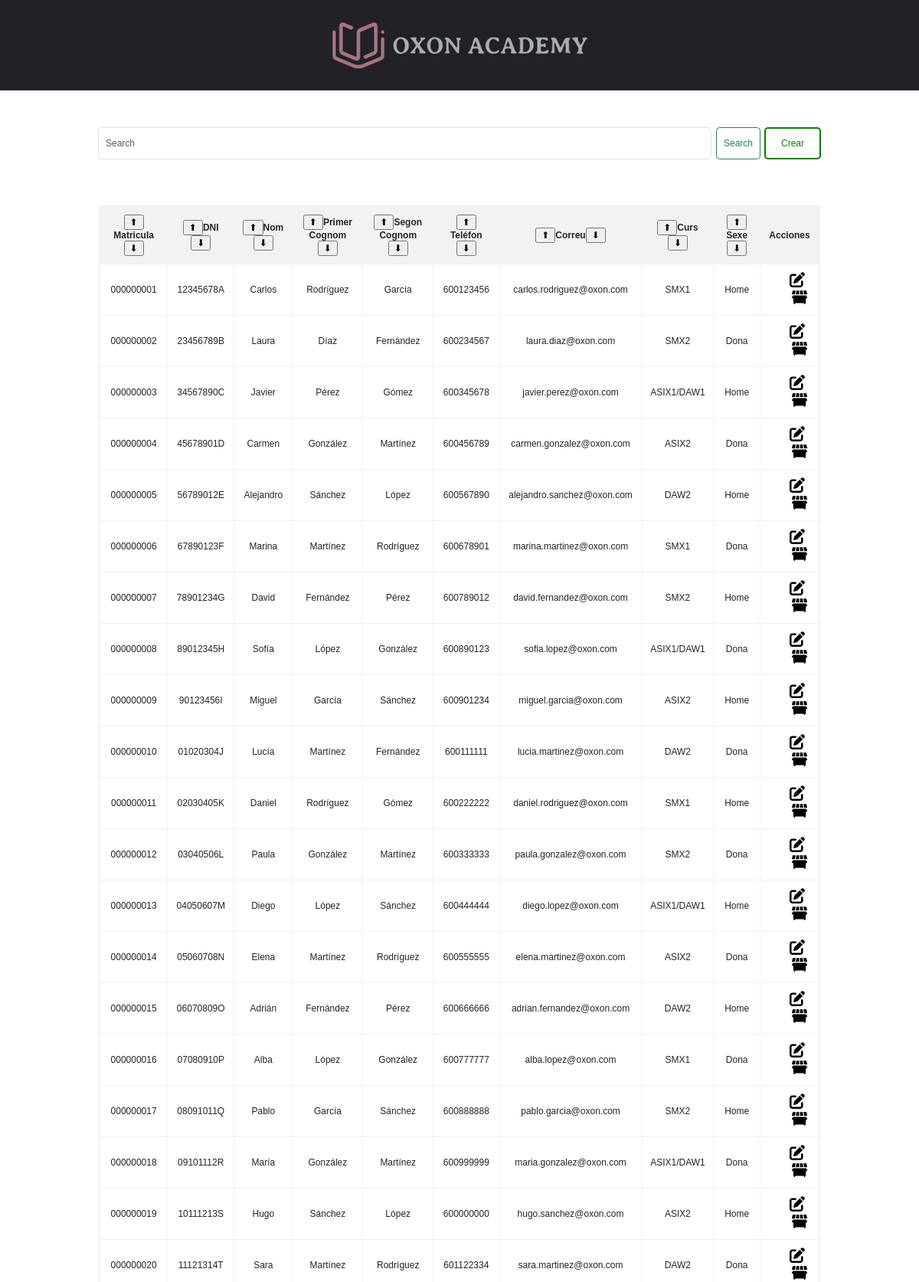
The app's page /WEB/crud.php (upper part) with its own data.
### tables this page shows
CREATE TABLE tbl_alumnes(
  Matricula_alumne CHAR(9) NOT NULL PRIMARY KEY,
  DNI_alumne CHAR(9) NOT NULL,
  Nom_alumne VARCHAR(30) NULL,
  Primer_Cognom_alumne VARCHAR(60) NOT NULL,
  Segon_Cognom_alumne VARCHAR(60) NOT NULL,
  Telefon_alumne CHAR(9) NOT NULL,
  Correu_alumne VARCHAR(50) NOT NULL,
  Sexe_alumne ENUM('Home','Dona','No binari') NOT NULL,
  FK_ID_curs INT NOT NULL
);

CREATE TABLE tbl_curs(
  ID_curs INT NOT NULL AUTO_INCREMENT PRIMARY KEY,
  Nom_curs varchar(50) NOT NULL,
  Desc_curs varchar(200) NOT NULL,
  Horari_curs ENUM('Matí', 'Tarda') NOT NULL,
  Num_alumnes smallint NOT NULL,
  Data_inici DATE NULL,
  Data_final DATE NULL
);

### WEB/crud.php (the view, shortened to what this page needs)
<?php
require_once 'conexion.php';
try {
    $resultados = [];
    if (isset($_POST['Matricula_asc'])) {
        $consulta = $conn->query("SELECT alu.Matricula_alumne, alu.DNI_alumne, alu.Nom_alumne, alu.Primer_Cognom_alumne, alu.Segon_Cognom_alumne, alu.Telefon_alumne, alu.Correu_alumne, alu.Sexe_alumne, c.Nom_curs
        FROM tbl_alumnes alu
        INNER JOIN tbl_curs c
        ON alu.FK_ID_curs = c.ID_curs
        ORDER BY alu.Matricula_alumne ASC;");
        $resultados = $consulta->fetchAll();
    } else {
        $consulta = $conn->query("SELECT alu.Matricula_alumne, alu.DNI_alumne, alu.Nom_alumne, alu.Primer_Cognom_alumne, alu.Segon_Cognom_alumne, alu.Telefon_alumne, alu.Correu_alumne, alu.Sexe_alumne, c.Nom_curs
        FROM tbl_alumnes alu
        INNER JOIN tbl_curs c
        ON alu.FK_ID_curs = c.ID_curs
        ORDER BY alu.Matricula_alumne ASC;");
        $resultados = $consulta->fetchAll();
    }
} catch (PDOException $e) {
    echo "¡Algo falla!<br><br>";
    echo "Error: " . $e->getMessage();
}
?>
<head>
    <link href="https://cdn.jsdelivr.net/npm/bootstrap@5.3.3/dist/css/bootstrap.min.css" rel="stylesheet">
    <link rel="stylesheet" href="./css/style.css" type="text/css">
</head>
<header>
    <img src="./img/logoextendido.png" alt="">
</header>
<body class="CRUD">
    <br>
    <div class="contenedor">
        <br>
        <div class="separacambioprofe">
            <h2>CRUD ALUMNES</h2>
            <a class="button_c" href="./crud_profes.php">Cambiar a professors</a>
        </div>
        <div class="create-button">
                <nav>
                <div>
                    <form class="d-flex" role="search">
                        <input class="form-control me-2" type="search" placeholder="Search" aria-label="Search">
                        <button class="btn btn-outline-success" type="submit">Search</button>
                        <a class="button_c" href="formularios/alumne/formcrearAlumne.php">Crear</a>
                    </form>
                </div>
            </nav>
        </div>
    </div>
    <div class="container">
        <table>
            <form action="" method="post">
                <thead class="thead">
                    <tr>
                        <th><input type="submit" value="⬆" name="Matricula_asc">Matricula<input type="submit" value="⬇" name="Matricula_desc"></th>
                        <th><input type="submit" value="⬆" name="DNI_asc">DNI<input type="submit" value="⬇" name="DNI_desc"></th>
                        <th><input type="submit" value="⬆" name="Nom_alumnes_asc">Nom<input type="submit" value="⬇" name="Nom_alumnes_desc"></th>
                        <th><input type="submit" value="⬆" name="Primer_cognom_alumne_asc">Primer Cognom<input type="submit" value="⬇" name="Primer_cognom_alumne_desc"></th>
                        <th><input type="submit" value="⬆" name="Segon_cognom_alumne_asc">Segon Cognom<input type="submit" value="⬇" name="Segon_cognom_alumne_desc"></th>
                        <th><input type="submit" value="⬆" name="Telefon_alumne_asc">Teléfon<input type="submit" value="⬇" name="Telefon_alumne_desc"></th>
                        <th><input type="submit" value="⬆" name="Correu_alumne_asc">Correu<input type="submit" value="⬇" name="Correu_alumne_desc"></th>
                        <th><input type="submit" value="⬆" name="Curs_alumne_asc">Curs<input type="submit" value="⬇" name="Curs_alumne_desc"></th>
                        <th><input type="submit" value="⬆" name="Sexe_alumne_asc">Sexe<input type="submit" value="⬇" name="Sexe_alumne_desc"></th>
                        <th>Acciones</th>
                    </tr>
                </thead>
            </form>
            <tbody>
                <?php
                    foreach ($resultados as $posicion => $columna) {
                        echo "<tr>";
                            echo "<td>" . $columna['Matricula_alumne'] . "</td>";
                            echo "<td>" . $columna['DNI_alumne'] . "</td>";
                            echo "<td>" . $columna['Nom_alumne'] . "</td>";
                            echo "<td>" . $columna['Primer_Cognom_alumne'] . "</td>";
                            echo "<td>" . $columna['Segon_Cognom_alumne'] . "</td>";
                            echo "<td>" . $columna['Telefon_alumne'] . "</td>";
                            echo "<td>" . $columna['Correu_alumne'] . "</td>";
                            echo "<td>" . $columna['Nom_curs'] . "</td>";
                            echo "<td>" . $columna['Sexe_alumne'] . "</td>";
                            echo "<td>";
                            echo "<a href='formularios/alumne/formeditarAlumne.php?ID=" . $columna['Matricula_alumne'] . "' class='button_e'>";
                                echo "<div class='image-container'>";
                                    echo "<img src='./img/pen-to-square-solid.png' alt='Imagen Default' class='image image-default'>";
                                echo "</div>";
                            echo "</a>";
                            echo "<a href='acciones/eliminar.php?ID=" . $columna['Matricula_alumne'] . "' class='button_b'>";
                                echo "<div class='image-container'>";
                                    echo "<img src='./img/dumpster-solid.png' alt='Imagen Default' class='image image-default'>";
                                echo "</div>";
                            echo "</a>";
                            echo "</td>";
                        echo "<tr>";
                    }
                ?>
            </tbody>
        </table>
    </div>
</body>

### WEB/css/style.css (style rules this page uses)
* { font-size: 12px; }
body { margin: 0%; }
header { background-color: #232128; text-align: center; margin: 0; position: fixed; width: 100%; }
.CRUD { font-family: Arial, sans-serif; }
.container { width: 100vw; max-width: 80vw; max-height: 63vh; background-color: #fff; overflow-y: auto; }
.contenedor { width: 100vw; max-width: 82vw; margin: 0 auto; padding: 20px; }
h2 { text-align: center; margin-bottom: 20px; }
.container table th, .container table td { text-align: center; align-items: center; }
.separacambioprofe { display: flex; align-items: center; text-align: center; padding-left: 36%; }
.separacambioprofe>a { width: 20%; margin-left: 37%; }
table { width: 100%; border-collapse: collapse; margin-top: 20px; border: 2px solid #f2f2f2; overflow-y: auto; }
thead { position: sticky; top: -1; z-index: 9999; }
th, td { padding: 10px; border-bottom: 1px solid #ddd; text-align: left; border: 1px solid #f2f2f2; }
th { background-color: #f2f2f2; border: 1px solid #f2f2f2; }
.create-button { text-align: right; margin-bottom: 20px; }
.button_c { display: inline-block; padding: 10px 20px; text-decoration: none; color: green; border: 2px solid green; border-radius: 5px; margin-left: 5px; }
.button_e { padding: 6px; color: black; border-radius: 5px; }
.button_b { padding: 6px; margin-left: 5px; color: red; border-radius: 5px; }
form { margin-top: 50px; text-align: center; }
form input { color: black; }
.image-container { position: relative; display: inline-block; width: 20px; height: 20px; }
.image { position: absolute; width: 100%; height: 100%; transition: opacity 0.3s; }

### records on screen
tbl_alumnes: Matricula_alumne "000000001", DNI_alumne "12345678A", Nom_alumne "Carlos", Primer_Cognom_alumne "Rodríguez", Segon_Cognom_alumne "García", Telefon_alumne "600123456", Correu_alumne "carlos.rodriguez@oxon.com", FK_ID_curs.Nom_curs "SMX1", Sexe_alumne "Home"
tbl_alumnes: Matricula_alumne "000000002", DNI_alumne "23456789B", Nom_alumne "Laura", Primer_Cognom_alumne "Díaz", Segon_Cognom_alumne "Fernández", Telefon_alumne "600234567", Correu_alumne "laura.diaz@oxon.com", FK_ID_curs.Nom_curs "SMX2", Sexe_alumne "Dona"
tbl_alumnes: Matricula_alumne "000000003", DNI_alumne "34567890C", Nom_alumne "Javier", Primer_Cognom_alumne "Pérez", Segon_Cognom_alumne "Gómez", Telefon_alumne "600345678", Correu_alumne "javier.perez@oxon.com", FK_ID_curs.Nom_curs "ASIX1/DAW1", Sexe_alumne "Home"
tbl_alumnes: Matricula_alumne "000000004", DNI_alumne "45678901D", Nom_alumne "Carmen", Primer_Cognom_alumne "González", Segon_Cognom_alumne "Martínez", Telefon_alumne "600456789", Correu_alumne "carmen.gonzalez@oxon.com", FK_ID_curs.Nom_curs "ASIX2", Sexe_alumne "Dona"
tbl_alumnes: Matricula_alumne "000000005", DNI_alumne "56789012E", Nom_alumne "Alejandro", Primer_Cognom_alumne "Sánchez", Segon_Cognom_alumne "López", Telefon_alumne "600567890", Correu_alumne "alejandro.sanchez@oxon.com", FK_ID_curs.Nom_curs "DAW2", Sexe_alumne "Home"
tbl_alumnes: Matricula_alumne "000000006", DNI_alumne "67890123F", Nom_alumne "Marina", Primer_Cognom_alumne "Martínez", Segon_Cognom_alumne "Rodríguez", Telefon_alumne "600678901", Correu_alumne "marina.martinez@oxon.com", FK_ID_curs.Nom_curs "SMX1", Sexe_alumne "Dona"
tbl_alumnes: Matricula_alumne "000000007", DNI_alumne "78901234G", Nom_alumne "David", Primer_Cognom_alumne "Fernández", Segon_Cognom_alumne "Pérez", Telefon_alumne "600789012", Correu_alumne "david.fernandez@oxon.com", FK_ID_curs.Nom_curs "SMX2", Sexe_alumne "Home"
tbl_alumnes: Matricula_alumne "000000008", DNI_alumne "89012345H", Nom_alumne "Sofía", Primer_Cognom_alumne "López", Segon_Cognom_alumne "González", Telefon_alumne "600890123", Correu_alumne "sofia.lopez@oxon.com", FK_ID_curs.Nom_curs "ASIX1/DAW1", Sexe_alumne "Dona"
tbl_alumnes: Matricula_alumne "000000009", DNI_alumne "90123456I", Nom_alumne "Miguel", Primer_Cognom_alumne "García", Segon_Cognom_alumne "Sánchez", Telefon_alumne "600901234", Correu_alumne "miguel.garcia@oxon.com", FK_ID_curs.Nom_curs "ASIX2", Sexe_alumne "Home"
tbl_alumnes: Matricula_alumne "000000010", DNI_alumne "01020304J", Nom_alumne "Lucía", Primer_Cognom_alumne "Martínez", Segon_Cognom_alumne "Fernández", Telefon_alumne "600111111", Correu_alumne "lucia.martinez@oxon.com", FK_ID_curs.Nom_curs "DAW2", Sexe_alumne "Dona"
tbl_alumnes: Matricula_alumne "000000011", DNI_alumne "02030405K", Nom_alumne "Daniel", Primer_Cognom_alumne "Rodríguez", Segon_Cognom_alumne "Gómez", Telefon_alumne "600222222", Correu_alumne "daniel.rodriguez@oxon.com", FK_ID_curs.Nom_curs "SMX1", Sexe_alumne "Home"
tbl_alumnes: Matricula_alumne "000000012", DNI_alumne "03040506L", Nom_alumne "Paula", Primer_Cognom_alumne "González", Segon_Cognom_alumne "Martínez", Telefon_alumne "600333333", Correu_alumne "paula.gonzalez@oxon.com", FK_ID_curs.Nom_curs "SMX2", Sexe_alumne "Dona"
tbl_alumnes: Matricula_alumne "000000013", DNI_alumne "04050607M", Nom_alumne "Diego", Primer_Cognom_alumne "López", Segon_Cognom_alumne "Sánchez", Telefon_alumne "600444444", Correu_alumne "diego.lopez@oxon.com", FK_ID_curs.Nom_curs "ASIX1/DAW1", Sexe_alumne "Home"
tbl_alumnes: Matricula_alumne "000000014", DNI_alumne "05060708N", Nom_alumne "Elena", Primer_Cognom_alumne "Martínez", Segon_Cognom_alumne "Rodríguez", Telefon_alumne "600555555", Correu_alumne "elena.martinez@oxon.com", FK_ID_curs.Nom_curs "ASIX2", Sexe_alumne "Dona"
tbl_alumnes: Matricula_alumne "000000015", DNI_alumne "06070809O", Nom_alumne "Adrián", Primer_Cognom_alumne "Fernández", Segon_Cognom_alumne "Pérez", Telefon_alumne "600666666", Correu_alumne "adrian.fernandez@oxon.com", FK_ID_curs.Nom_curs "DAW2", Sexe_alumne "Home"
tbl_alumnes: Matricula_alumne "000000016", DNI_alumne "07080910P", Nom_alumne "Alba", Primer_Cognom_alumne "López", Segon_Cognom_alumne "González", Telefon_alumne "600777777", Correu_alumne "alba.lopez@oxon.com", FK_ID_curs.Nom_curs "SMX1", Sexe_alumne "Dona"
tbl_alumnes: Matricula_alumne "000000017", DNI_alumne "08091011Q", Nom_alumne "Pablo", Primer_Cognom_alumne "García", Segon_Cognom_alumne "Sánchez", Telefon_alumne "600888888", Correu_alumne "pablo.garcia@oxon.com", FK_ID_curs.Nom_curs "SMX2", Sexe_alumne "Home"
tbl_alumnes: Matricula_alumne "000000018", DNI_alumne "09101112R", Nom_alumne "María", Primer_Cognom_alumne "González", Segon_Cognom_alumne "Martínez", Telefon_alumne "600999999", Correu_alumne "maria.gonzalez@oxon.com", FK_ID_curs.Nom_curs "ASIX1/DAW1", Sexe_alumne "Dona"
tbl_alumnes: Matricula_alumne "000000019", DNI_alumne "10111213S", Nom_alumne "Hugo", Primer_Cognom_alumne "Sánchez", Segon_Cognom_alumne "López", Telefon_alumne "600000000", Correu_alumne "hugo.sanchez@oxon.com", FK_ID_curs.Nom_curs "ASIX2", Sexe_alumne "Home"
tbl_alumnes: Matricula_alumne "000000020", DNI_alumne "11121314T", Nom_alumne "Sara", Primer_Cognom_alumne "Martínez", Segon_Cognom_alumne "Rodríguez", Telefon_alumne "601122334", Correu_alumne "sara.martinez@oxon.com", FK_ID_curs.Nom_curs "DAW2", Sexe_alumne "Dona"
